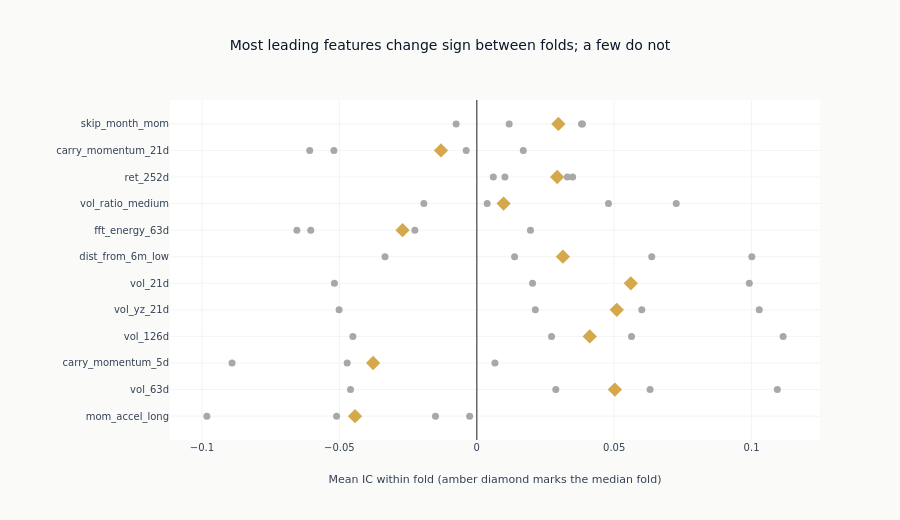

The notebook cell saved with this chart:
### Markdown cell above
### Fold-level stability

A pooled mean IC hides the difference between a feature that works in every fold
and one that had a single good year. Each feature's per-fold means are drawn with
its median marked, for the same leading features the ranking shows. The dots and
the diamond come from `per_fold_mean_ics`, the same function the screen reads, so
the median cannot be drawn over a set of folds the chart does not show.

### Code cell
FOLDS_SHOWN = 12
fold_features = [f for f in eval_summary["feature"].to_list() if f in fold_stats][:FOLDS_SHOWN]
fig = go.Figure()
for feat in fold_features:
    per_fold = per_fold_mean_ics(feat)
    fig.add_trace(
        go.Scatter(
            x=per_fold,
            y=[feat] * len(per_fold),
            mode="markers",
            marker=dict(color=GRAY_FILLS["muted"], size=7),
            showlegend=False,
        )
    )
    fig.add_trace(
        go.Scatter(
            x=[fold_stats[feat]["median_fold_ic"]],
            y=[feat],
            mode="markers",
            marker=dict(color=COLORS["amber"], size=11, symbol="diamond"),
            showlegend=False,
        )
    )
fig.add_vline(x=0, line=dict(color=GRAY_FILLS["border"], width=1))
fig.update_layout(
    template="ml4t",
    height=520,
    width=900,
    title_text="Most leading features change sign between folds; a few do not",
    xaxis_title="Mean IC within fold (amber diamond marks the median fold)",
    margin=dict(l=170),
)
fig.show()

### Figure 1 — Plotly figure (JSON) as saved in the notebook; plotly's stock layout.template omitted (floating-point values rounded to 4 significant figures)
{"data": [{"marker": {"color": "#a8a8a8", "size": 7}, "mode": "markers", "showlegend": false, "type": "scatter", "x": [-0.01502, -0.05101, -0.002599, -0.0443, -0.09822], "y": ["mom_accel_long", "mom_accel_long", "mom_accel_long", "mom_accel_long", "mom_accel_long"]}, {"marker": {"color": "#D4A84B", "size": 11, "symbol": "diamond"}, "mode": "markers", "showlegend": false, "type": "scatter", "x": [-0.0443], "y": ["mom_accel_long"]}, {"marker": {"color": "#a8a8a8", "size": 7}, "mode": "markers", "showlegend": false, "type": "scatter", "x": [-0.04595, 0.06306, 0.1094, 0.05026, 0.02876], "y": ["vol_63d", "vol_63d", "vol_63d", "vol_63d", "vol_63d"]}, {"marker": {"color": "#D4A84B", "size": 11, "symbol": "diamond"}, "mode": "markers", "showlegend": false, "type": "scatter", "x": [0.05026], "y": ["vol_63d"]}, {"marker": {"color": "#a8a8a8", "size": 7}, "mode": "markers", "showlegend": false, "type": "scatter", "x": [0.006609, -0.03772, -0.03715, -0.04716, -0.08906], "y": ["carry_momentum_5d", "carry_momentum_5d", "carry_momentum_5d", "carry_momentum_5d", "carry_momentum_5d"]}, {"marker": {"color": "#D4A84B", "size": 11, "symbol": "diamond"}, "mode": "markers", "showlegend": false, "type": "scatter", "x": [-0.03772], "y": ["carry_momentum_5d"]}, {"marker": {"color": "#a8a8a8", "size": 7}, "mode": "markers", "showlegend": false, "type": "scatter", "x": [-0.04508, 0.05631, 0.1115, 0.04111, 0.02721], "y": ["vol_126d", "vol_126d", "vol_126d", "vol_126d", "vol_126d"]}, {"marker": {"color": "#D4A84B", "size": 11, "symbol": "diamond"}, "mode": "markers", "showlegend": false, "type": "scatter", "x": [0.04111], "y": ["vol_126d"]}, {"marker": {"color": "#a8a8a8", "size": 7}, "mode": "markers", "showlegend": false, "type": "scatter", "x": [-0.05011, 0.05095, 0.1028, 0.06006, 0.02131], "y": ["vol_yz_21d", "vol_yz_21d", "vol_yz_21d", "vol_yz_21d", "vol_yz_21d"]}, {"marker": {"color": "#D4A84B", "size": 11, "symbol": "diamond"}, "mode": "markers", "showlegend": false, "type": "scatter", "x": [0.05095], "y": ["vol_yz_21d"]}, {"marker": {"color": "#a8a8a8", "size": 7}, "mode": "markers", "showlegend": false, "type": "scatter", "x": [-0.05181, 0.05606, 0.09918, 0.05653, 0.0203], "y": ["vol_21d", "vol_21d", "vol_21d", "vol_21d", "vol_21d"]}, {"marker": {"color": "#D4A84B", "size": 11, "symbol": "diamond"}, "mode": "markers", "showlegend": false, "type": "scatter", "x": [0.05606], "y": ["vol_21d"]}, {"marker": {"color": "#a8a8a8", "size": 7}, "mode": "markers", "showlegend": false, "type": "scatter", "x": [-0.03339, 0.01375, 0.1001, 0.06367, 0.03135], "y": ["dist_from_6m_low", "dist_from_6m_low", "dist_from_6m_low", "dist_from_6m_low", "dist_from_6m_low"]}, {"marker": {"color": "#D4A84B", "size": 11, "symbol": "diamond"}, "mode": "markers", "showlegend": false, "type": "scatter", "x": [0.03135], "y": ["dist_from_6m_low"]}, {"marker": {"color": "#a8a8a8", "size": 7}, "mode": "markers", "showlegend": false, "type": "scatter", "x": [-0.06042, 0.01954, -0.02253, -0.02702, -0.06546], "y": ["fft_energy_63d", "fft_energy_63d", "fft_energy_63d", "fft_energy_63d", "fft_energy_63d"]}, {"marker": {"color": "#D4A84B", "size": 11, "symbol": "diamond"}, "mode": "markers", "showlegend": false, "type": "scatter", "x": [-0.02702], "y": ["fft_energy_63d"]}, {"marker": {"color": "#a8a8a8", "size": 7}, "mode": "markers", "showlegend": false, "type": "scatter", "x": [0.003783, 0.07259, -0.01926, 0.04793, 0.009761], "y": ["vol_ratio_medium", "vol_ratio_medium", "vol_ratio_medium", "vol_ratio_medium", "vol_ratio_medium"]}, {"marker": {"color": "#D4A84B", "size": 11, "symbol": "diamond"}, "mode": "markers", "showlegend": false, "type": "scatter", "x": [0.009761], "y": ["vol_ratio_medium"]}, {"marker": {"color": "#a8a8a8", "size": 7}, "mode": "markers", "showlegend": false, "type": "scatter", "x": [0.006024, 0.03296, 0.03488, 0.01024, 0.02926], "y": ["ret_252d", "ret_252d", "ret_252d", "ret_252d", "ret_252d"]}, {"marker": {"color": "#D4A84B", "size": 11, "symbol": "diamond"}, "mode": "markers", "showlegend": false, "type": "scatter", "x": [0.02926], "y": ["ret_252d"]}, {"marker": {"color": "#a8a8a8", "size": 7}, "mode": "markers", "showlegend": false, "type": "scatter", "x": [0.01693, -0.003844, -0.05199, -0.06079, -0.01302], "y": ["carry_momentum_21d", "carry_momentum_21d", "carry_momentum_21d", "carry_momentum_21d", "carry_momentum_21d"]}, {"marker": {"color": "#D4A84B", "size": 11, "symbol": "diamond"}, "mode": "markers", "showlegend": false, "type": "scatter", "x": [-0.01302], "y": ["carry_momentum_21d"]}, {"marker": {"color": "#a8a8a8", "size": 7}, "mode": "markers", "showlegend": false, "type": "scatter", "x": [-0.007505, 0.03812, 0.0297, 0.01179, 0.03846], "y": ["skip_month_mom", "skip_month_mom", "skip_month_mom", "skip_month_mom", "skip_month_mom"]}, {"marker": {"color": "#D4A84B", "size": 11, "symbol": "diamond"}, "mode": "markers", "showlegend": false, "type": "scatter", "x": [0.0297], "y": ["skip_month_mom"]}], "layout": {"height": 520, "margin": {"l": 170}, "shapes": [{"line": {"color": "#666666", "width": 1}, "type": "line", "x0": 0, "x1": 0, "xref": "x", "y0": 0, "y1": 1, "yref": "y domain"}], "title": {"text": "Most leading features change sign between folds; a few do not"}, "width": 900, "xaxis": {"title": {"text": "Mean IC within fold (amber diamond marks the median fold)"}}}}
